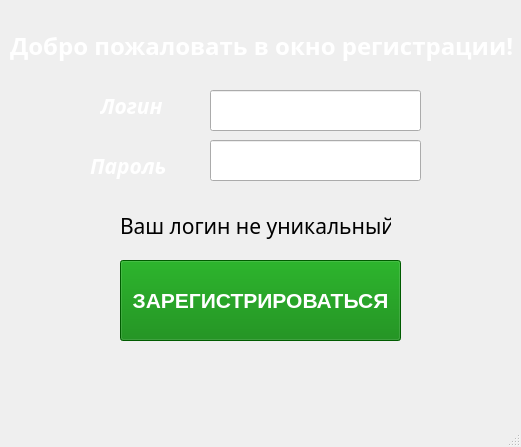
<?xml version="1.0" encoding="UTF-8"?>
<ui version="4.0">
 <class>MainWindow</class>
 <widget class="QMainWindow" name="MainWindow">
  <property name="geometry">
   <rect>
    <x>0</x>
    <y>0</y>
    <width>521</width>
    <height>447</height>
   </rect>
  </property>
  <property name="windowTitle">
   <string>MainWindow</string>
  </property>
  <property name="styleSheet">
   <string notr="true">#MainWindow{border-image:url(data/Background.png)}</string>
  </property>
  <widget class="QWidget" name="centralwidget">
   <widget class="QLabel" name="label">
    <property name="geometry">
     <rect>
      <x>10</x>
      <y>10</y>
      <width>511</width>
      <height>71</height>
     </rect>
    </property>
    <property name="font">
     <font>
      <family>Wide Latin</family>
      <pointsize>18</pointsize>
      <weight>75</weight>
      <bold>true</bold>
     </font>
    </property>
    <property name="styleSheet">
     <string notr="true">color:white</string>
    </property>
    <property name="text">
     <string>Добро пожаловать в окно регистрации!</string>
    </property>
   </widget>
   <widget class="QLabel" name="label_2">
    <property name="geometry">
     <rect>
      <x>100</x>
      <y>70</y>
      <width>81</width>
      <height>71</height>
     </rect>
    </property>
    <property name="font">
     <font>
      <family>Wide Latin</family>
      <pointsize>16</pointsize>
      <weight>75</weight>
      <italic>true</italic>
      <bold>true</bold>
     </font>
    </property>
    <property name="styleSheet">
     <string notr="true">color: white
</string>
    </property>
    <property name="text">
     <string>Логин</string>
    </property>
   </widget>
   <widget class="QLabel" name="label_3">
    <property name="geometry">
     <rect>
      <x>90</x>
      <y>130</y>
      <width>101</width>
      <height>71</height>
     </rect>
    </property>
    <property name="font">
     <font>
      <family>Wide Latin</family>
      <pointsize>16</pointsize>
      <weight>75</weight>
      <italic>true</italic>
      <bold>true</bold>
     </font>
    </property>
    <property name="styleSheet">
     <string notr="true">color: white
</string>
    </property>
    <property name="text">
     <string>Пароль</string>
    </property>
   </widget>
   <widget class="QLineEdit" name="loginEdit">
    <property name="geometry">
     <rect>
      <x>210</x>
      <y>90</y>
      <width>211</width>
      <height>41</height>
     </rect>
    </property>
   </widget>
   <widget class="QLineEdit" name="passwordEdit">
    <property name="geometry">
     <rect>
      <x>210</x>
      <y>140</y>
      <width>211</width>
      <height>41</height>
     </rect>
    </property>
   </widget>
   <widget class="QPushButton" name="button_reg">
    <property name="geometry">
     <rect>
      <x>120</x>
      <y>260</y>
      <width>281</width>
      <height>81</height>
     </rect>
    </property>
    <property name="font">
     <font>
      <pointsize>16</pointsize>
      <weight>75</weight>
      <bold>true</bold>
     </font>
    </property>
    <property name="styleSheet">
     <string notr="true">background-color:green;
color: white
</string>
    </property>
    <property name="text">
     <string>ЗАРЕГИСТРИРОВАТЬСЯ</string>
    </property>
   </widget>
   <widget class="QLabel" name="label_5">
    <property name="geometry">
     <rect>
      <x>120</x>
      <y>200</y>
      <width>271</width>
      <height>51</height>
     </rect>
    </property>
    <property name="font">
     <font>
      <family>Wide Latin</family>
      <pointsize>16</pointsize>
     </font>
    </property>
    <property name="text">
     <string>Ваш логин не уникальный</string>
    </property>
   </widget>
  </widget>
  <widget class="QMenuBar" name="menubar">
   <property name="geometry">
    <rect>
     <x>0</x>
     <y>0</y>
     <width>521</width>
     <height>21</height>
    </rect>
   </property>
  </widget>
  <widget class="QStatusBar" name="statusbar"/>
 </widget>
 <resources/>
 <connections/>
</ui>
